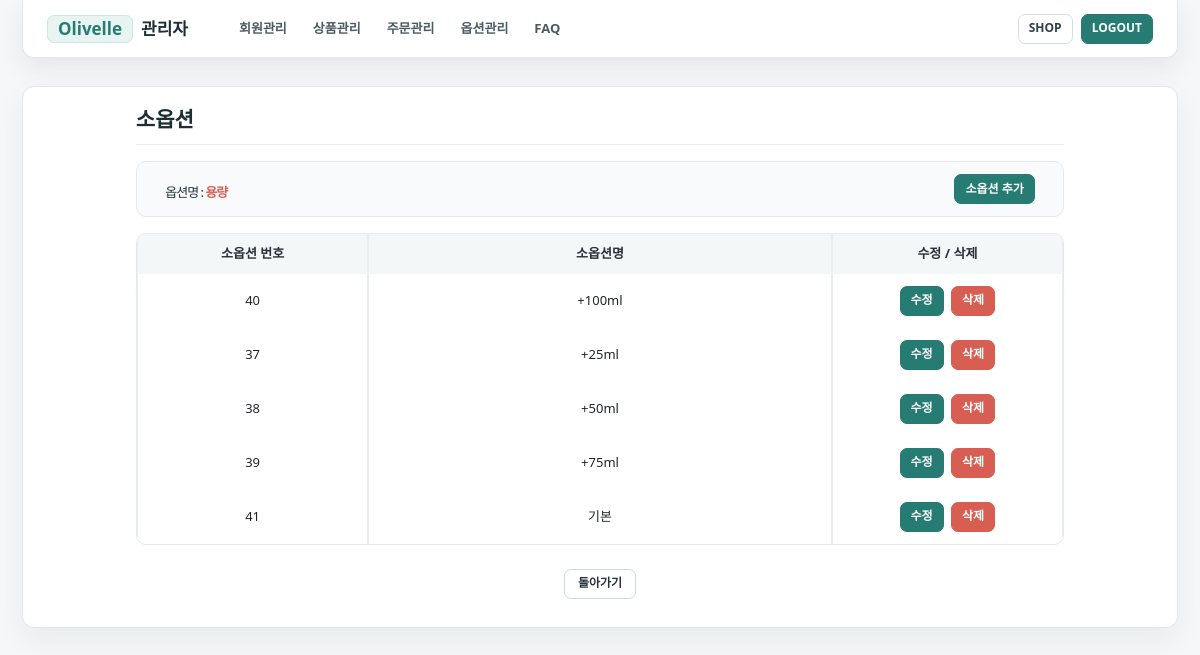
Page /admin/opts.php?id=1 on the earlier database version.
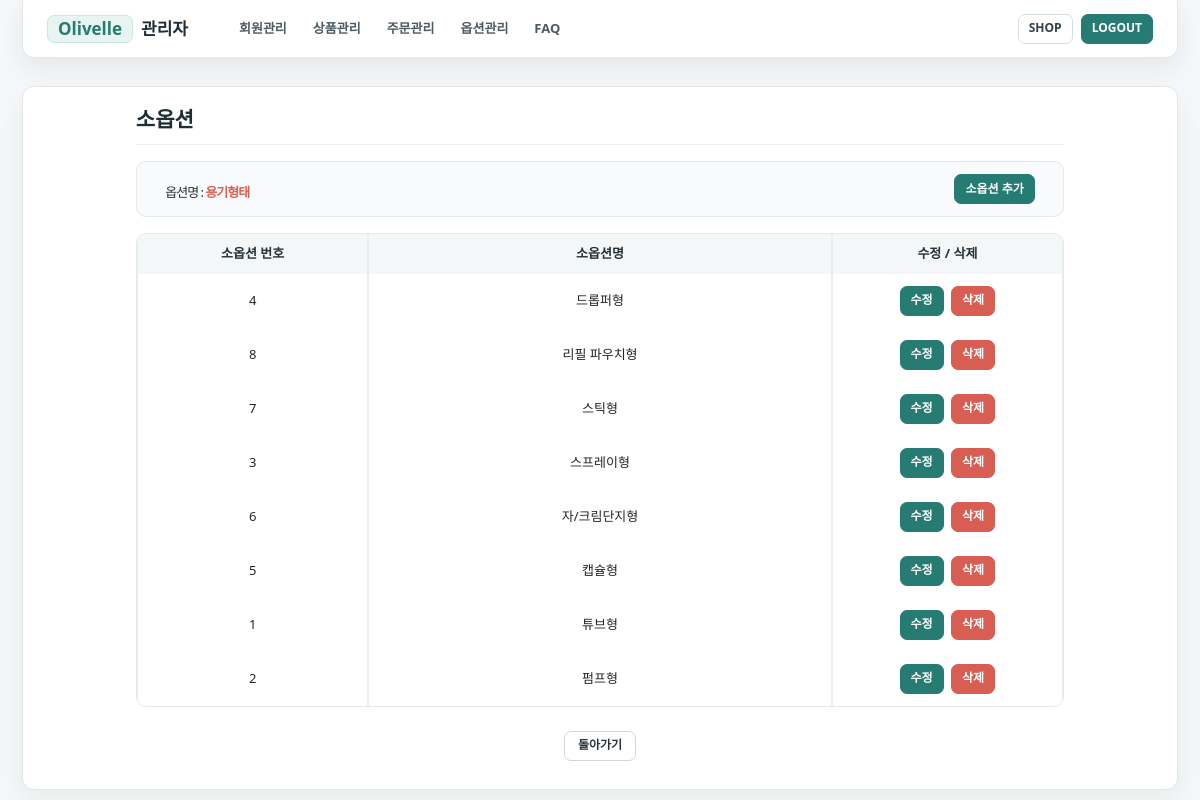
Same page on the later database version.
### tables this page shows
CREATE TABLE `opt` (
  `id` INT UNSIGNED NOT NULL AUTO_INCREMENT,
  `name` VARCHAR(100) NOT NULL,
  PRIMARY KEY (`id`)
);

CREATE TABLE `opts` (
  `id` INT UNSIGNED NOT NULL AUTO_INCREMENT,
  `opt_id` INT UNSIGNED NOT NULL,
  `name` VARCHAR(100) NOT NULL,
  PRIMARY KEY (`id`),
  KEY `idx_opts_opt_id` (`opt_id`)
);

### admin/opts.php (the view, shortened to what this page needs)
<?
	include "../common.php";
	$id=$_REQUEST["id"];
	$sql= "select name from opt where id = $id" ;
	$result=mysqli_query($db,$sql);
	$row= mysqli_fetch_array($result);
	$sql="select * from opts where opt_id = $id order by name";
	$result=mysqli_query($db,$sql);
?>
<!doctype html>
<html lang="kr">
<head>
	<link  href="../css/bootstrap.min.css" rel="stylesheet">
	<link  href="../css/my.css" rel="stylesheet">
</head>
<body>
<div class="container">
<div class="row mx-1  justify-content-center">
	<div class="col-sm-10" align="center">
	<h4 class="m-0">소옵션</h4>
	<div class="row myfs13">
		<div class="col" align="left" style="padding-top:8px"">
			&nbsp;옵션명 : <font color="red"><?= $row["name"]; ?></font>
		</div>
		<div class="col" align="right">
			<div class="d-inline-flex">
				<a href="opts_new.php?id=<?=$id; ?>" class="btn btn-sm mycolor1 myfs12">소옵션 추가</a>&nbsp;
			</div>
		</div>
	</div>
	<table class="table table-sm table-bordered table-hover my-1">
		<tr class="bg-light">
			<td width="25%">소옵션 번호</td>
			<td>소옵션명</td>
			<td width="25%">수정 / 삭제</td>
		</tr>
	<?	while ($opt = mysqli_fetch_array($result)):?>
	<tr>
	<td><?=$opt["id"]; ?></td>
	<td><?=$opt["name"]; ?></td>
			<td>
				<a href="opts_edit.php?id=<?=$id; ?>&id1=<?=$opt["id"]; ?>" class="btn btn-sm mybutton-blue">수정</a>
				<a href="opts_delete.php?id=<?=$id; ?>&id1=<?=$opt["id"]; ?>" class="btn btn-sm mybutton-red" onclick="javascript:return confirm('삭제할까요 ?');">삭제</a>
			</td>
	</tr>
<?
	endwhile;
?>
	</table>
	<a href="opt.php"  class="btn btn-sm btn-outline-dark my-2">&nbsp;돌아가기&nbsp;</a>
	</div>
</div>
</div>
</body>
</html>

Differences in the rows shown:
removed opts: id "40", name "+100ml"
removed opts: id "37", name "+25ml"
removed opts: id "38", name "+50ml"
removed opts: id "39", name "+75ml"
removed opts: id "41", name "기본"
changed opt: name "용량" → "용기형태"
now on this page (row edited): opts: id "4", name "드롭퍼형"
added opts: id "8", name "리필 파우치형"
added opts: id "7", name "스틱형"
now on this page (row edited): opts: id "3", name "스프레이형"
now on this page (row edited): opts: id "6", name "자/크림단지형"
now on this page (row edited): opts: id "5", name "캡슐형"
now on this page (row edited): opts: id "1", name "튜브형"
now on this page (row edited): opts: id "2", name "펌프형"
